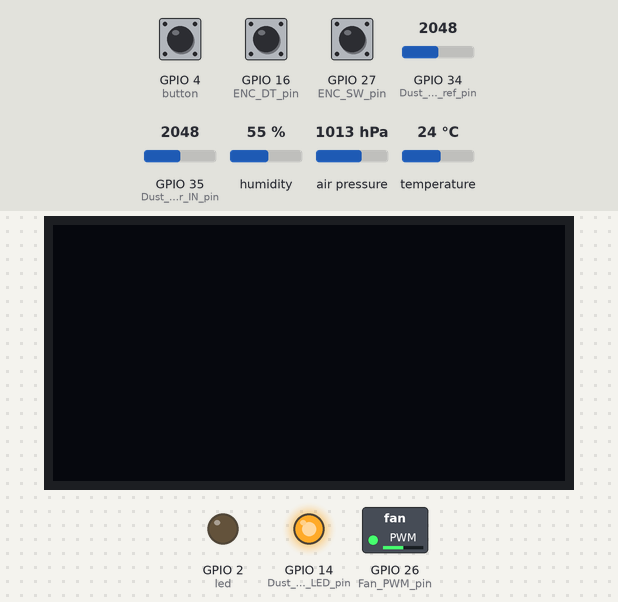
This program was run on a simulated ESP32 board running MicroPython. Shown: 128×64 one-colour display, switched loads named in the program (green lamp = pin HIGH), output pins drawn as LEDs (lit = HIGH). Inputs (shaded band) come from the test bench; at power-on: GPIO 27 (ENC_SW_pin) HIGH, humidity 55 %, GPIO 34 (Dust_sensor_V_ref_pin) = 2048, GPIO 35 (Dust_sensor_IN_pin) = 2048, GPIO 16 (ENC_DT_pin) HIGH, GPIO 4 (button) HIGH, air pressure 1013 hPa, temperature 24 °C (analog values on the 0–4095 scale). WiFi joins after 1.5 s; files the program writes start out absent; threads take turns every 2 ms; a WiFi scan finds one network, HomeNet; library files of the repository ran but are not shown: BME280.py, ssd1306.py.

Above: at 3.5 s.
3.6 s: GPIO 27 (ENC_SW_pin) pulled LOW for 0.15 s
At 6.5 s:
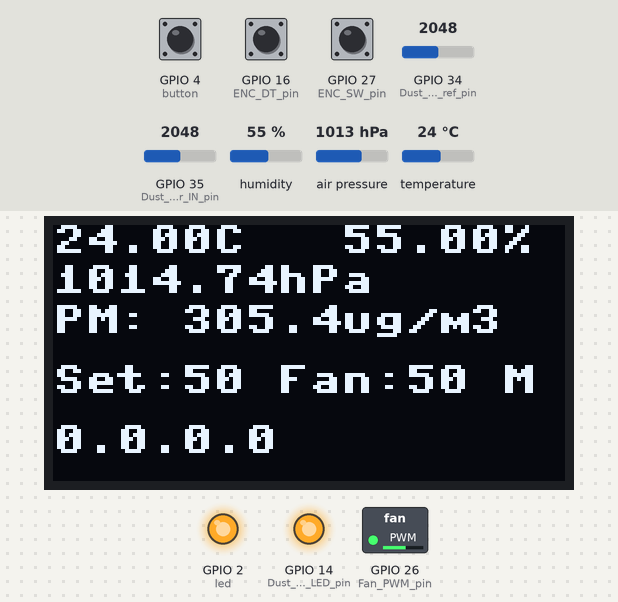
9.8 s: GPIO 27 (ENC_SW_pin) pulled LOW for 1 s
At 12.1 s:
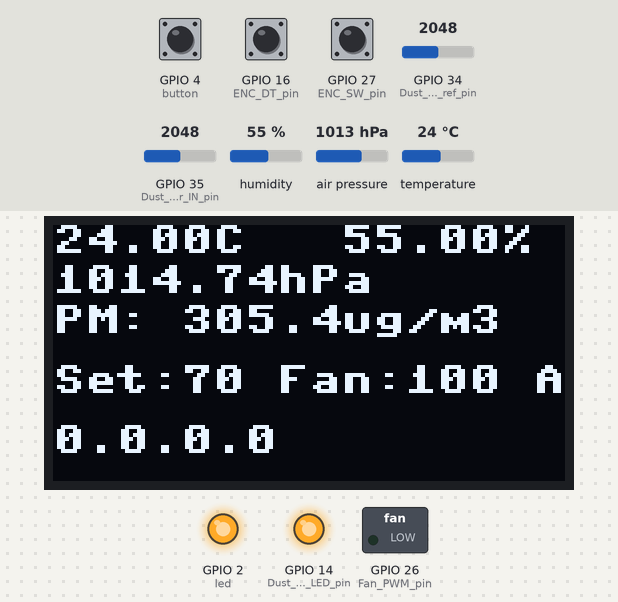
15.8 s: humidity set to 22 %
At 18.6 s:
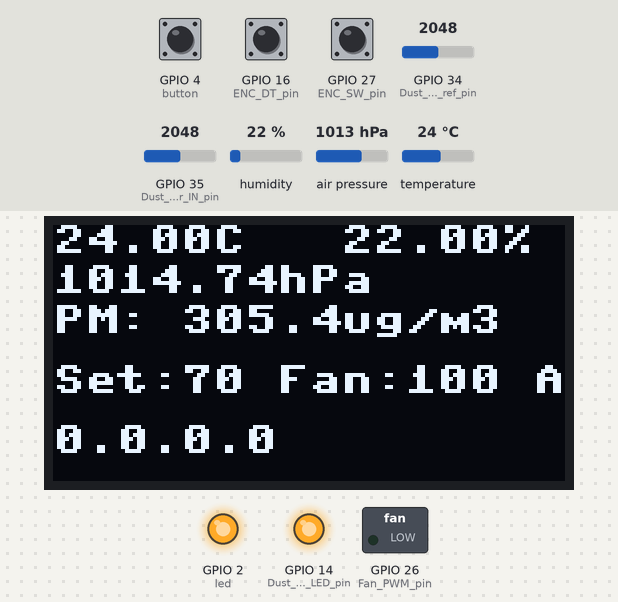
18.9 s: GPIO 34 (Dust_sensor_V_ref_pin) set to 2866
At 21.6 s:
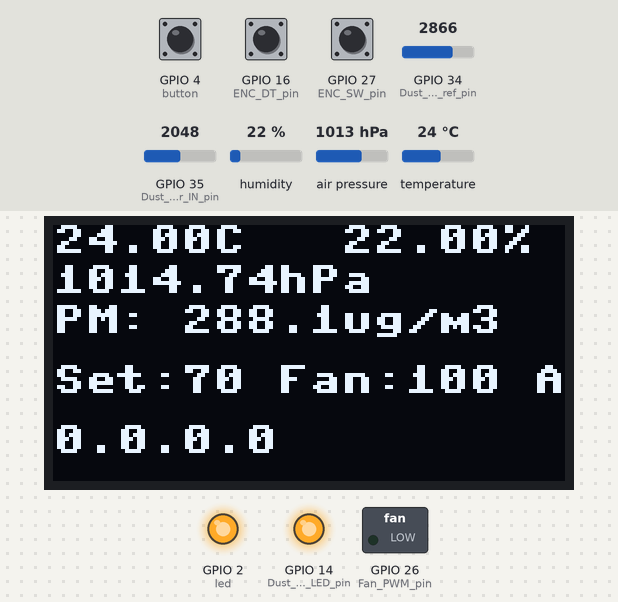
21.9 s: GPIO 35 (Dust_sensor_IN_pin) set to 1228
At 24.4 s:
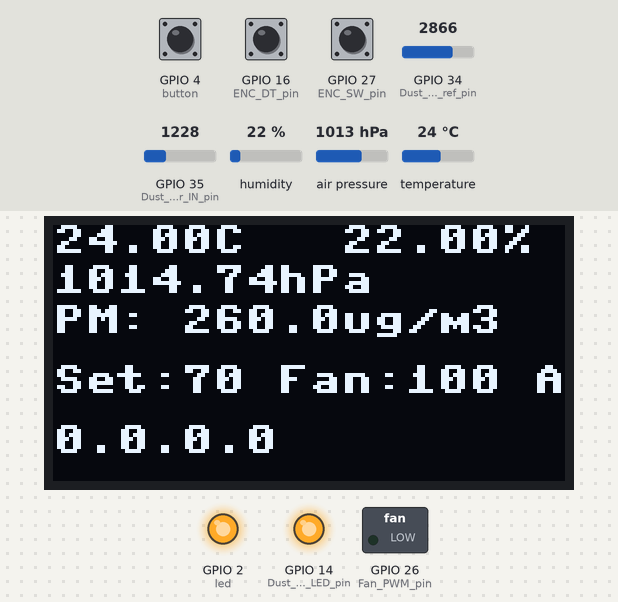
24.9 s: GPIO 16 (ENC_DT_pin) pulled LOW for 0.15 s
At 27.2 s:
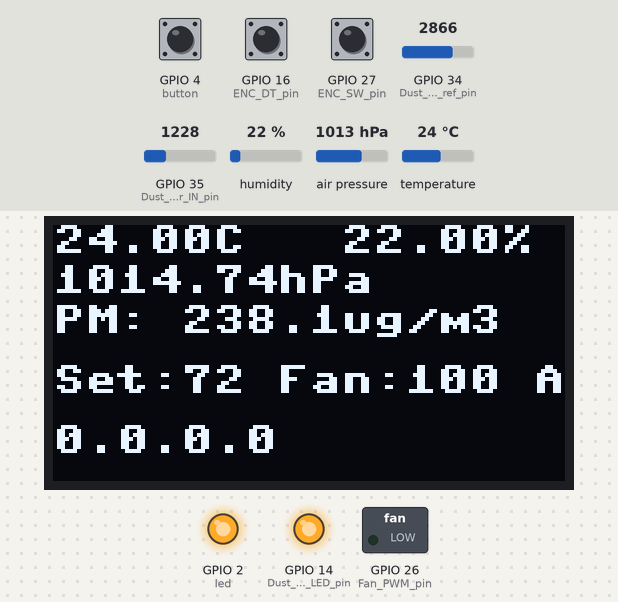
Timing chart, 0 to 28.7 s (numbered marks = the images above; inputs shaded):
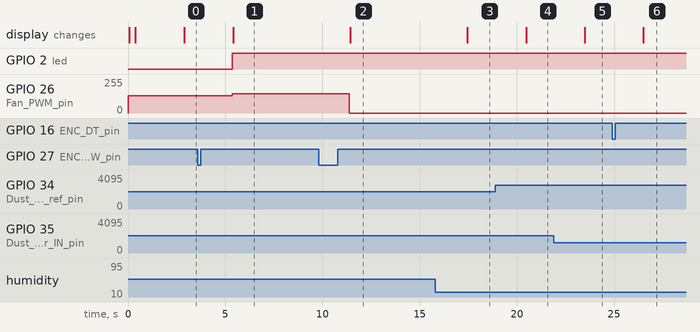

The program:

main.py
```python
import micropython
micropython.opt_level(3)

import _thread
import network
import utime
from machine import Pin, I2C, Timer, deepsleep
import ujson

import BME280
import DustSensor
import Fan
import HDC1000
import encoder
import ssd1306
import AirCleanerController
import Settings


WIFI_CREDENTIALS_FILENAME = 'wifi_credentials.json'
SETTINGS_FILENAME = 'settings.json'


def connect_to_strongest_wifi():
    try:
        f = open(WIFI_CREDENTIALS_FILENAME)
        wifi_credentials = ujson.loads(f.read())
        f.close()

        sta_if = network.WLAN(network.STA_IF)
        sta_if.active(False)
        sta_if.active(True)
        sta_if.disconnect()
        available_nets = sta_if.scan()

        for net in available_nets:
            ssid = net[0].decode("utf-8")
            if ssid in wifi_credentials:
                print("connecting to: " + ssid)
                sta_if.connect(ssid, wifi_credentials[ssid])

                time_start = utime.ticks_ms()
                while not sta_if.isconnected() and (utime.ticks_ms() - time_start) < 5000:
                    utime.sleep_ms(100)
                    pass

                if sta_if.ifconfig()[0] == '0.0.0.0':
                    sta_if.disconnect()
                else:
                    return sta_if.ifconfig()
        return sta_if.ifconfig()
    except Exception:
        return sta_if.ifconfig()

try:
    import picoweb
except Exception:
    import upip

    connect_to_strongest_wifi()
    upip.install('picoweb')
    upip.install('micropython-ulogging')

    # update to other version
    # solution from https://forum.micropython.org/viewtopic.php?t=6002
    upip.save_file("lib/uasyncio/__init__.py", upip.url_open(
        "https://raw.githubusercontent.com/micropython/micropython-lib/master/uasyncio/uasyncio/__init__.py"))
    upip.save_file("lib/uasyncio/core.py", upip.url_open(
        "https://raw.githubusercontent.com/micropython/micropython-lib/master/uasyncio.core/uasyncio/core.py"))

    import picoweb


def wifi_maintenance():
    sta_if = network.WLAN(network.STA_IF)

    if sta_if.ifconfig()[0] == '0.0.0.0' or not sta_if.isconnected():
        return connect_to_strongest_wifi()
    return sta_if.ifconfig()


def dust_sensor_thread():
    while True:
        dust_sensor.measure_average_quick()
        utime.sleep_us(9700)
        # for i in range(30):
        #     dust_sensor.measure_average_quick()
        #     utime.sleep_us(9700)
        #
        # utime.sleep_ms(500)


encoder_button_event_time = 0


def encoder_button_event(line):
    global encoder_button_event_time
    if line.value() == 0:
        if (utime.ticks_ms() - encoder_button_event_time) > 1000:
            if settings.settings['mode'] == 'M':
                settings.settings['mode'] = 'A'
            else:
                settings.settings['mode'] = 'M'

    encoder_button_event_time = utime.ticks_ms()


board_button_event_time = 0


def board_button_event(line):
    global board_button_event_time
    if (utime.ticks_ms() - board_button_event_time) > 1000:
        main_controller.save_settings()
    board_button_event_time = utime.ticks_ms()


def encoder_rotate_event():
    if settings.settings['mode'] == 'M':
        settings.settings['manual_speed'] += enc.value
        settings.settings['manual_speed'] = min(100, max(0, settings.settings['manual_speed']))
    else:
        settings.settings['set_speed'] += enc.value
        settings.settings['set_speed'] = min(100, max(0, settings.settings['set_speed']))

    enc.reset()


def i2c_sensors_read(sensors_values):
    sensors_values["HDC_temperature"] = hdc1000.readTemperature()
    sensors_values["HDC_humidity"] = hdc1000.readHumidity()
    sensors_values["BMP_temperature"] = bme.temperature
    sensors_values["BMP_pressure"] = bme.pressure


def read_sensors(sensors_values):
    i2c_sensors_read(sensors_values)
    for i in range(30):
        dust_sensor.measure_average_quick()
        utime.sleep_us(9700)

    adc_read, calcVoltage, dustDensity = dust_sensor.get_average()
    sensors_values["dust_level"] = dustDensity

    sensors_values["temperature"] = sensors_values["HDC_temperature"]
    sensors_values["humidity"] = sensors_values["HDC_humidity"]
    sensors_values["air_pressure"] = sensors_values["BMP_pressure"]
    sensors_values["dust_level"] = sensors_values["dust_level"]

    return sensors_values


server = None

if __name__ == "__main__":
    Button_pin = 4
    LED_pin = 2
    button = Pin(Button_pin, Pin.IN, Pin.PULL_UP)
    led = Pin(LED_pin, Pin.OUT)

    Dust_sensor_LED_pin = 14
    Dust_sensor_IN_pin = 35
    Dust_sensor_V_ref_pin = 34
    Fan_PWM_pin = 26
    FAN_EN_pin = 2

    ENC_SW_pin = 27
    ENC_DT_pin = 16
    ENC_CLK_pin = 17

    settings = Settings.Settings(settings_filename=SETTINGS_FILENAME)
    main_controller = AirCleanerController.AirCleanerController(read_sensors_callback=read_sensors, settings_controller=settings)

    enc = encoder.Encoder(pin_clk=ENC_CLK_pin, pin_dt=ENC_DT_pin, pin_sw=ENC_SW_pin, pin_mode=Pin.PULL_UP, min_val=-100,
                          max_val=100, clicks=1, reverse=True, rotate_event_callback=encoder_rotate_event,
                          button_event_callback=encoder_button_event)

    fan = Fan.Fan(enpin=FAN_EN_pin, pwmpin=Fan_PWM_pin)
    dust_sensor = DustSensor.DustSensor(ledpin=Dust_sensor_LED_pin, adcpin=Dust_sensor_IN_pin,
                                        refpin=Dust_sensor_V_ref_pin)

    i2c = I2C(scl=Pin(19), sda=Pin(23), freq=200000)
    i2c2 = I2C(scl=Pin(5), sda=Pin(13))
    oled = ssd1306.SSD1306_I2C(128, 64, i2c)
    oled.contrast(1)

    bme = BME280.BME280(i2c=i2c)

    hdc1000 = HDC1000.HDC1000(i2c=i2c)
    hdc1000.turnHeaterOff()
    hdc1000.setHumidityResolution(HDC1000.HDC1000_CONFIG_HUMIDITY_RESOLUTION_8BIT)
    hdc1000.setTemperatureResolution(HDC1000.HDC1000_CONFIG_TEMPERATURE_RESOLUTION_11BIT)

    if button.value() == 0:
        oled.fill(0)
        line = 0
        oled.text("Internal I2C Devices ID:", 0, line)
        line += 8
        oled.text(','.join(map(str, i2c.scan())), 0, line)
        line += 8
        oled.text("External I2C Devices ID:", 0, line)
        line += 8
        oled.text(','.join(map(str, i2c2.scan())), 0, line)
        oled.show()
        utime.sleep(10)
        oled.fill(0)
        oled.show()
        deepsleep()
        raise SystemExit(0)

    button = button.irq(trigger=Pin.IRQ_FALLING, handler=board_button_event)

    oled.fill(0)
    line = 0
    oled.text("Connecting", 0, line)
    line += 8
    oled.text("to wifi...", 0, line)
    oled.show()
    ipadd = wifi_maintenance()

    app = picoweb.WebApp(__name__)


    @app.route("/")
    def index(req, resp):
        yield from app.sendfile(resp, 'static/index.html', 'text/html')
        yield from resp.aclose()


    @app.route("/data")
    def light(req, resp):

        if req.method == "POST":
            yield from req.read_form_data()
            data = ujson.loads(list(req.form.keys())[0])

            if data['_mode'] == 'A':
                settings.settings['mode'] = 'A'
            elif data['_mode'] == 'M':
                settings.settings['mode'] = 'M'

            if data['_display_on'] == 'true':
                settings.display_on = True
            elif data['_display_on'] == 'false':
                settings.display_on = False

            settings.settings['manual_speed'] = min(100, max(0, int(data["_manual_speed"])))
            settings.settings['set_speed'] = min(100, max(0, int(data["_auto_speed"])))

        sensors_values = {"Temperature": main_controller.temperature, "Humidity": main_controller.humidity,
                          "Pressure": main_controller.air_pressure, "Dust": main_controller.dust_level,
                          "Power": main_controller.fan_power, "Fan": fan.power, "_mode": settings.settings['mode'],
                          "_manual_speed": settings.settings['manual_speed'], "_auto_speed": settings.settings['set_speed'],
                          "_display_on": settings.display_on}

        encoded = ujson.dumps(sensors_values)
        yield from picoweb.start_response(resp, content_type="application/json")
        yield from resp.awrite(encoded)


    def webserver_thread():
        app.run(debug=True, host=ipadd[0])


    _thread.start_new_thread(webserver_thread, ())
    #_thread.start_new_thread(dust_sensor_thread, ())

    dust_sensor.measure_average_quick()
    main_controller.read_sensors()
    oled.fill(0)
    oled.show()

    row_height = 10

    while True:
        ipadd = wifi_maintenance()

        main_controller.read_sensors()
        fan.set(main_controller.fan_speed())

        if settings.display_on:
            oled.fill(0)
            line = 0
            oled.text("{:2.2f}C   {:3.2f}%".format(main_controller.temperature, main_controller.humidity),
                      0, line)
            line += row_height
            oled.text("%s" % main_controller.air_pressure, 0, line)
            line += row_height
            oled.text("PM: %.1fug/m3" % main_controller.dust_level, 0, line)
            line += round(1.5*row_height)
            oled.text("Set:%d Fan:%d %s" % (main_controller.fan_power, fan.power, settings.settings['mode']), 0, line)
            line += round(1.5*row_height)
            oled.text(ipadd[0], 0, line)
            oled.show()
        else:
            oled.fill(0)
            oled.show()


        utime.sleep_ms(500)
```

DustSensor.py
```python
import utime
from machine import Pin, ADC, PWM

class DustSensor:
    raw = 0
    voltage = 0
    dust = 0
    buff_size = 1500
    values = [0] * buff_size
    buff_i = 0
    buff_fill = 0
    Vref = 0
    sleep = 9700
    start = 0
    delta = 0

    def __init__(self, ledpin, adcpin, refpin):
        self.led = Pin(ledpin, Pin.OPEN_DRAIN)
        Vs = Pin(adcpin)
        self.adc = ADC(Vs)
        Vo = Pin(refpin)
        self.ref = ADC(Vo)
        # self.adc.atten(self.adc.ATTN_0DB)
        self.led.value(1)
        self.start = utime.ticks_us()

    def read_nowait(self):
        #self.delta = utime.ticks_diff(utime.ticks_us(), self.start)
        self.led.value(0)
        utime.sleep_us(270)
        self.raw = self.adc.read()
        self.Vref = self.ref.read()
        self.led.value(1)

        self.raw = self.raw * 1980 / self.Vref
        self.start = utime.ticks_us()
        return self.raw

    def read(self):
        self.read_nowait()
        utime.sleep_us(9700)
        return self.raw
        # return res

    def measure_avg(self, num_samples):
        adc_total = 0
        for x in range(0, num_samples):
            adc = self.read()
            adc_total = adc_total + adc

        return adc_total / num_samples

    def get_average(self):
        self.raw = sum(self.values) / self.buff_fill  # tuple([sum(x) / self.buff_fill for x in zip(*self.values)])
        self.voltage = self.raw * (1.1 / 1024.0)
        self.dust = 200 * (self.voltage - 0.6)

        return self.raw, self.voltage, self.dust

    def measure_average(self, num_samples):
        self.values[self.buff_i] = self.measure_avg(num_samples)
        self.buff_i = (self.buff_i + 1) % self.buff_size

        if self.buff_fill < self.buff_size:
            self.buff_fill = self.buff_fill + 1

    def measure_average_quick(self):
        self.values[self.buff_i] = self.read_nowait()
        self.buff_i = (self.buff_i + 1) % self.buff_size

        if self.buff_fill < self.buff_size:
            self.buff_fill = self.buff_fill + 1
```

Fan.py
```python
from machine import Pin, PWM

class Fan:
    a = -95.1140873015873
    b = 1149.92931547619

    V_fan_max = 12.1
    V_fan_min = 6
    PWM_max_duty = 1023

    def __init__(self, enpin, pwmpin):
        self.en_pin = Pin(enpin, Pin.OUT)
        self.pwm = PWM(Pin(pwmpin))
        self.pwm.freq(312500)

        self.duty = 0
        self.power = 0

    def set_pwm(self, val):
        self.en_pin.value(1)
        self.pwm.duty(val)
        self.duty = val
        return val

    def set(self, val):
        if val > 100:
            val = 100
        if val < self.V_fan_min * 100 / self.V_fan_max:
            val = 0

        self.power = int(val)

        voltage = val * self.V_fan_max / 100
        if voltage > self.V_fan_min:
            PWM_value = (voltage * self.a + self.b)
            if PWM_value > self.PWM_max_duty:
                PWM_value = self.PWM_max_duty

            self.set_pwm(int(PWM_value))
        else:
            self.off()

    def max(self):
        self.en_pin.value(1)
        self.pwm.duty(0)

    def off(self):
        self.en_pin.value(0)
        self.pwm.duty(self.PWM_max_duty)
```

encoder.py
```python
# -*- coding: utf-8 -*-
"""
Library for rotary encoder based on https://github.com/SpotlightKid/micropython-stm-lib/blob/master/encoder/encoder.py
"""
from machine import Pin

ENC_STATES = (
    0,  # 00 00
    -1,  # 00 01
    1,  # 00 10
    0,  # 00 11
    1,  # 01 00
    0,  # 01 01
    0,  # 01 10
    -1,  # 01 11
    -1,  # 10 00
    0,  # 10 01
    0,  # 10 10
    1,  # 10 11
    0,  # 11 00
    1,  # 11 01
    -1,  # 11 10
    0  # 11 11
)
ACCEL_THRESHOLD = 5


class Encoder(object):
    def __init__(self, pin_clk, pin_dt, pin_sw, pin_mode=None, clicks=1,
                 min_val=0, max_val=100, accel=0, reverse=False, rotate_event_callback=None,
                 button_event_callback=None):
        self.pin_clk = (pin_clk if isinstance(pin_clk, Pin) else
                        Pin(pin_clk, Pin.IN, pin_mode))
        self.pin_dt = (pin_dt if isinstance(pin_dt, Pin) else
                       Pin(pin_dt, Pin.IN, pin_mode))
        self.pin_sw = (pin_sw if isinstance(pin_sw, Pin) else
                       Pin(pin_sw, Pin.IN, pin_mode))

        self.min_val = min_val * clicks
        self.max_val = max_val * clicks
        self.accel = int((max_val - min_val) / 100 * accel)
        self.max_accel = int((max_val - min_val) / 2)
        self.clicks = clicks
        self.reverse = 1 if reverse else -1
        self.rotate_event_callback = rotate_event_callback
        self.button_event_callback = button_event_callback

        # The following variables are assigned to in the interrupt callback,
        # so we have to allocate them here.
        self._value = 0
        self._readings = 0
        self._state = 0
        self.cur_accel = 0

        self.set_callbacks(self._callback)

    def _callback_sw(self, line):
        self.button_event_callback(line)

    def _callback(self, line):
        self._readings = (self._readings << 2 | self.pin_clk.value() << 1 |
                          self.pin_dt.value()) & 0x0f

        self._state = ENC_STATES[self._readings] * self.reverse

        if self._state:
            self.cur_accel = min(self.max_accel, self.cur_accel + self.accel)

            self._value = min(self.max_val, max(self.min_val, self._value +
                                                (1 + (self.cur_accel >> ACCEL_THRESHOLD)) *
                                                self._state))

            if self.rotate_event_callback is not None:
                self.rotate_event_callback()

    def set_callbacks(self, callback=None):
        mode = Pin.IRQ_RISING | Pin.IRQ_FALLING
        self.irq_clk = self.pin_clk.irq(trigger=mode, handler=callback)
        self.irq_dt = self.pin_dt.irq(trigger=mode, handler=callback)
        if self.button_event_callback is not None:
            self.pin_sw = self.pin_sw.irq(trigger=mode, handler=self._callback_sw)

    def close(self):
        self.set_callbacks(None)
        mode = Pin.IRQ_RISING | Pin.IRQ_FALLING
        self.pin_sw = self.pin_sw.irq(trigger=mode, handler=None)
        self.irq_clk = self.irq_dt = self.pin_sw = None

    @property
    def value(self):
        return self._value // self.clicks

    @property
    def pressed(self):
        return True if self.pin_sw.value() == 0 else False

    def reset(self):
        self._value = 0
```

AirCleanerController.py
```python
import utime
import Settings

class AirCleanerController:
    def __init__(self, read_sensors_callback, settings_controller: Settings):
        self.settings = settings_controller

        self.settings.load_settings()

        self.set_speed = self.settings.settings['set_speed']
        self.manual_speed = self.settings.settings['manual_speed']
        self.mode = self.settings.settings['mode']
        self.read_sensors_callback = read_sensors_callback

        self.sensors_values = {}
        self.last_senor_read = 0

    def save_settings(self):
        self.settings.save_settings()
        return True

    def read_sensors(self):
        if (utime.ticks_ms() - self.last_senor_read) > 1000:
            self.sensors_values = self.read_sensors_callback(self.sensors_values)
            self.last_senor_read = utime.ticks_ms()

    def fan_speed(self):
        if self.settings.settings['mode'] == 'M':
            return self.settings.settings['manual_speed']
        else:
            return int(self.settings.settings['set_speed'] * self.sensors_values["dust_level"] / 20)

    @property
    def temperature(self):
        return self.sensors_values["temperature"]

    @property
    def humidity(self):
        return self.sensors_values["humidity"]

    @property
    def air_pressure(self):
        return self.sensors_values["air_pressure"]

    @property
    def dust_level(self):
        return self.sensors_values["dust_level"]

    @property
    def fan_power(self):
        if self.settings.settings['mode'] == 'M':
            return self.settings.settings['manual_speed']
        else:
            return self.settings.settings['set_speed']

    @property
    def temperature_str(self):
        return "{:.2f}°C".format(self.sensors_values["temperature"])

    @property
    def humidity_str(self):
        return "{:.2f}%".format(self.sensors_values["humidity"])

    @property
    def air_pressure_str(self):
        return self.sensors_values["air_pressure"]

    @property
    def dust_level_str(self):
        return "{:.2f}ug/m3".format(self.sensors_values["dust_level"])

    @property
    def fan_power_str(self):
        if self.settings.settings['mode'] == 'M':
            return "{}%".format(self.settings.settings['manual_speed'])
        else:
            return "{}%".format(self.settings.settings['set_speed'])
```

Source omitted: HDC1000.py (7250 bytes), Settings.py (779 bytes)

Measured:
- after the input at 3.6 s, GPIO 26 (Fan_PWM_pin): 128/255 → 143/255 after 1.8 s; the display: changes after 1.8 s (image 1)
- after the input at 9.8 s, GPIO 26 (Fan_PWM_pin): 143/255 → 0/255 after 1.6 s; the display: changes after 1.6 s (image 2)
- after the input at 15.8 s, the display: changes after 1.7 s (image 3)
- after the input at 18.9 s, the display: changes after 1.6 s (image 4)
- after the input at 21.9 s, the display: changes after 1.6 s (image 5)
- after the input at 24.9 s, the display: changes after 1.6 s (image 6)
